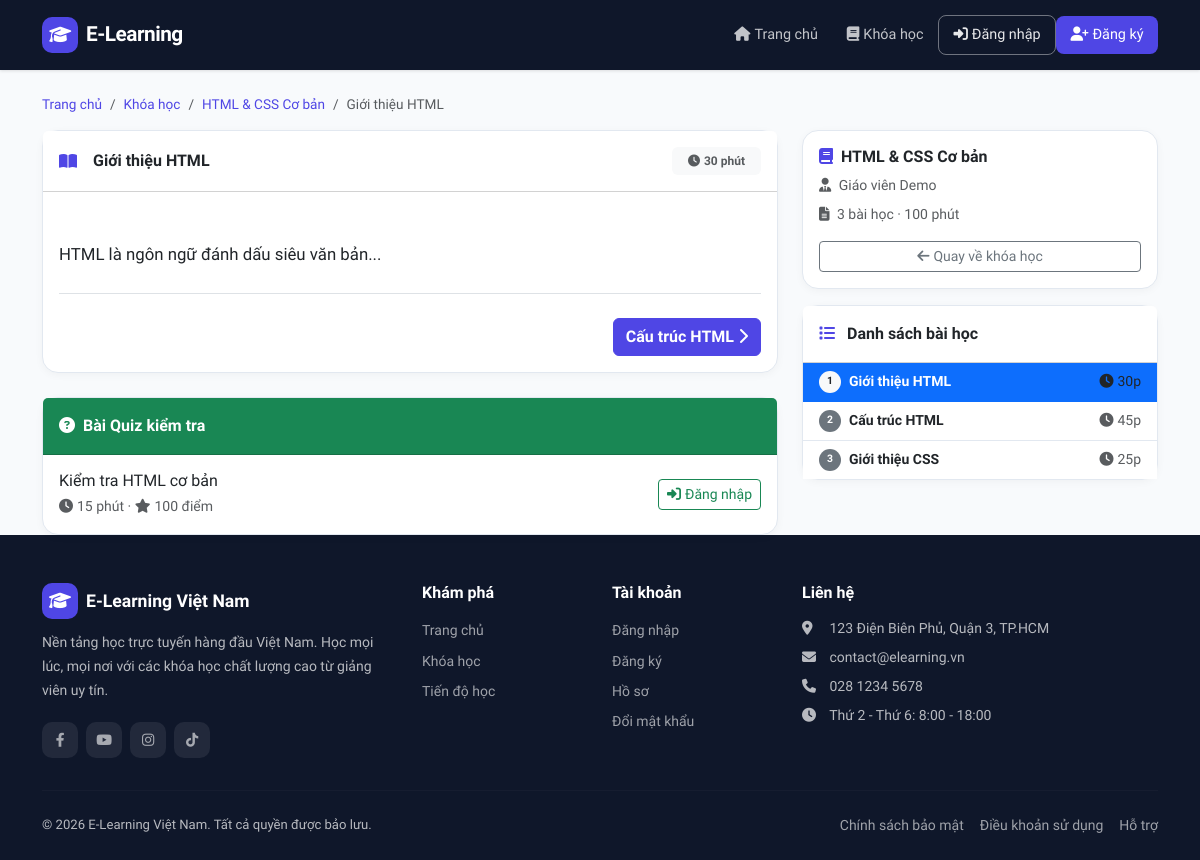
Screenshot of /views/bai-hoc/chi-tiet.php?id=1 with the database file from the repository.
### tables this page shows
CREATE TABLE IF NOT EXISTS khoa_hoc (
    id INT AUTO_INCREMENT PRIMARY KEY,
    ten_khoa_hoc VARCHAR(200) NOT NULL,
    mo_ta TEXT,
    hinh_anh VARCHAR(255),
    gia_tien DECIMAL(10,0) DEFAULT 0,
    id_nguoi_tao INT,
    id_danh_muc INT,
    trang_thai ENUM('ban_nhap', 'da_duyet', 'bi_an') DEFAULT 'ban_nhap',
    ngay_tao TIMESTAMP DEFAULT CURRENT_TIMESTAMP,
    FOREIGN KEY (id_nguoi_tao) REFERENCES nguoi_dung(id) ON DELETE SET NULL,
    FOREIGN KEY (id_danh_muc) REFERENCES danh_muc(id) ON DELETE SET NULL
);

CREATE TABLE IF NOT EXISTS bai_hoc (
    id INT AUTO_INCREMENT PRIMARY KEY,
    id_khoa_hoc INT NOT NULL,
    tieu_de VARCHAR(200) NOT NULL,
    noi_dung TEXT,
    video_url VARCHAR(255),
    thu_tu INT DEFAULT 0,
    thoi_luong_phut INT DEFAULT 0,
    ngay_tao TIMESTAMP DEFAULT CURRENT_TIMESTAMP,
    FOREIGN KEY (id_khoa_hoc) REFERENCES khoa_hoc(id) ON DELETE CASCADE
);

CREATE TABLE IF NOT EXISTS quiz (
    id INT AUTO_INCREMENT PRIMARY KEY,
    id_bai_hoc INT NOT NULL,
    tieu_de VARCHAR(200) NOT NULL,
    mo_ta TEXT,
    thoi_gian_phut INT DEFAULT 15,
    diem_toi_da INT DEFAULT 100,
    ngay_tao TIMESTAMP DEFAULT CURRENT_TIMESTAMP,
    FOREIGN KEY (id_bai_hoc) REFERENCES bai_hoc(id) ON DELETE CASCADE
);

CREATE TABLE IF NOT EXISTS nguoi_dung (
    id INT AUTO_INCREMENT PRIMARY KEY,
    ho_ten VARCHAR(100) NOT NULL,
    email VARCHAR(100) UNIQUE NOT NULL,
    mat_khau VARCHAR(255) NOT NULL,
    vai_tro ENUM('hoc_vien', 'giao_vien', 'quan_tri') DEFAULT 'hoc_vien',
    anh_dai_dien VARCHAR(255) DEFAULT NULL,
    ngay_tao TIMESTAMP DEFAULT CURRENT_TIMESTAMP,
    trang_thai ENUM('hoat_dong', 'khong_hoat_dong') DEFAULT 'hoat_dong'
);

### config/database.php (called while the page is built, shortened)
<?php
class Database {
    private static $instance = null;
    private $conn;
    private function __construct() {
        $this->conn = new mysqli(DB_HOST, DB_USER, DB_PASS, DB_NAME, DB_PORT);
        $this->conn->set_charset("utf8");
    }
    public static function getInstance() {
        if (!self::$instance) {
            self::$instance = new self();
        }
        return self::$instance;
    }
    public function getConnection() {
        return $this->conn;
    }
}
?>

### models/bai_hoc.php (called while the page is built, shortened)
<?php
require_once __DIR__ . '/../config/database.php';
class BaiHoc {
    private $db;
    public function __construct() {
        $this->db = Database::getInstance()->getConnection();
    }
    public function layTheoKhoaHoc($khoa_hoc_id) {
        $sql = "SELECT * FROM bai_hoc WHERE id_khoa_hoc = ? ORDER BY thu_tu ASC";
        $stmt = $this->db->prepare($sql);
        $stmt->bind_param("i", $khoa_hoc_id);
        $stmt->execute();
        return $stmt->get_result()->fetch_all(MYSQLI_ASSOC);
    }
    public function layTheoId($id) {
        $stmt = $this->db->prepare("SELECT bh.*, kh.ten_khoa_hoc FROM bai_hoc bh
                                    LEFT JOIN khoa_hoc kh ON bh.id_khoa_hoc = kh.id
                                    WHERE bh.id = ?");
        $stmt->bind_param("i", $id);
        $stmt->execute();
        return $stmt->get_result()->fetch_assoc();
    }
    public function tinhTongThoiLuong($khoa_hoc_id) {
        $stmt = $this->db->prepare("SELECT SUM(thoi_luong_phut) as tong FROM bai_hoc WHERE id_khoa_hoc = ?");
        $stmt->bind_param("i", $khoa_hoc_id);
        $stmt->execute();
        $result = $stmt->get_result()->fetch_assoc();
        return $result['tong'] ?? 0;
    }
}
?>

### models/khoa_hoc.php (called while the page is built, shortened)
<?php
require_once __DIR__ . '/../config/database.php';
class KhoaHoc {
    private $db;
    public function __construct() {
        $this->db = Database::getInstance()->getConnection();
    }
    public function layTheoId($id) {
        $sql = "SELECT kh.*, nd.ho_ten as ten_giao_vien, dm.ten_danh_muc
                FROM khoa_hoc kh
                LEFT JOIN nguoi_dung nd ON kh.id_nguoi_tao = nd.id
                LEFT JOIN danh_muc dm ON kh.id_danh_muc = dm.id
                WHERE kh.id = ?";
        $stmt = $this->db->prepare($sql);
        $stmt->bind_param("i", $id);
        $stmt->execute();
        return $stmt->get_result()->fetch_assoc();
    }
}
?>

### models/quiz.php (called while the page is built, shortened)
<?php
require_once __DIR__ . '/../config/database.php';
class Quiz {
    private $db;
    public function __construct() {
        $this->db = Database::getInstance()->getConnection();
    }
    public function layTheoBaiHoc($bai_hoc_id) {
        $sql = "SELECT * FROM quiz WHERE id_bai_hoc = ? ORDER BY ngay_tao DESC";
        $stmt = $this->db->prepare($sql);
        $stmt->bind_param("i", $bai_hoc_id);
        $stmt->execute();
        return $stmt->get_result()->fetch_all(MYSQLI_ASSOC);
    }
}
?>

### models/auth.php (called while the page is built, shortened)
<?php
require_once __DIR__ . '/../config/database.php';
class Auth {
    public function kiemTraDangNhap() {
        return isset($_SESSION['nguoi_dung']);
    }
    public function layThongTinNguoiDung() {
        return null;
    }
}
?>

### views/bai-hoc/chi-tiet.php (the view, shortened to what this page needs)
<?php
require_once __DIR__ . '/../../models/auth.php';
require_once __DIR__ . '/../../models/bai_hoc.php';
require_once __DIR__ . '/../../models/khoa_hoc.php';
$auth = new Auth();
$bai_hoc_model = new BaiHoc();
$khoa_hoc_model = new KhoaHoc();
$id = isset($_GET['id']) ? (int)$_GET['id'] : 0;
$bai_hoc = $bai_hoc_model->layTheoId($id);
$khoa_hoc = $khoa_hoc_model->layTheoId($bai_hoc['id_khoa_hoc']);
$bai_hoc_list = $bai_hoc_model->layTheoKhoaHoc($bai_hoc['id_khoa_hoc']);
$tong_thoi_luong = $bai_hoc_model->tinhTongThoiLuong($bai_hoc['id_khoa_hoc']);
$nguoi_dung = $auth->layThongTinNguoiDung();
$trang_thai_dk = $nguoi_dung
    ? $khoa_hoc_model->daDangKy($nguoi_dung['id'], $bai_hoc['id_khoa_hoc'])
    : null;
$da_xac_nhan = $trang_thai_dk === 'da_xac_nhan';
$tien_do_map = [];
$current_index = array_search($id, array_column($bai_hoc_list, 'id'));
$next_lesson = ($current_index < count($bai_hoc_list) - 1) ? $bai_hoc_list[$current_index + 1] : null;
include __DIR__ . '/../../views/layouts/header.php';
?>
<div class="container mt-4">
    <nav aria-label="breadcrumb" class="mb-3">
        <ol class="breadcrumb">
            <li class="breadcrumb-item"><a href="<?php echo SITE_URL; ?>/index.php">Trang chủ</a></li>
            <li class="breadcrumb-item"><a href="<?php echo VIEWS_URL; ?>/khoa-hoc/index.php">Khóa học</a></li>
            <li class="breadcrumb-item"><a href="<?php echo VIEWS_URL; ?>/khoa-hoc/chi-tiet.php?id=<?php echo $khoa_hoc['id']; ?>"><?php echo htmlspecialchars($khoa_hoc['ten_khoa_hoc']); ?></a></li>
            <li class="breadcrumb-item active"><?php echo htmlspecialchars($bai_hoc['tieu_de']); ?></li>
        </ol>
    </nav>
    <div class="row g-4">
        <div class="col-lg-8">
            <div class="card mb-4" style="border-radius:16px">
                <div class="card-header bg-white fw-bold py-3">
                    <div class="d-flex justify-content-between align-items-center flex-wrap gap-2">
                        <div class="d-flex align-items-center gap-2">
                            <i class="fas fa-book-open me-2" style="color:var(--primary)"></i>
                            <?php echo htmlspecialchars($bai_hoc['tieu_de']); ?>
                        </div>
                        <span class="badge bg-light text-muted py-2 px-3">
                            <i class="fas fa-clock me-1"></i><?php echo $bai_hoc['thoi_luong_phut']; ?> phút
                        </span>
                    </div>
                </div>
                <div class="card-body">
                    <div class="lesson-content" style="white-space:pre-line;font-size:1.05rem;line-height:1.8">
                        <?php echo nl2br(htmlspecialchars($bai_hoc['noi_dung'] ?? 'Chưa có nội dung bài học.')); ?>
                    </div>
                    <div class="d-flex justify-content-between mt-4 pt-4 border-top flex-wrap gap-2">
                        <?php if ($next_lesson): ?>
                            <a href="chi-tiet.php?id=<?php echo $next_lesson['id']; ?>" class="btn btn-primary">
                                <?php echo htmlspecialchars($next_lesson['tieu_de']); ?><i class="fas fa-chevron-right ms-1"></i>
                            </a>
                        <?php else: ?>
                            <a href="<?php echo VIEWS_URL; ?>/khoa-hoc/chi-tiet.php?id=<?php echo $khoa_hoc['id']; ?>" class="btn btn-success">
                                <i class="fas fa-check-circle me-1"></i>Hoàn thành khóa học
                            </a>
                        <?php endif; ?>
                    </div>
                </div>
            </div>
            <?php
            require_once __DIR__ . '/../../models/quiz.php';
            $quiz_model = new Quiz();
            $quiz_list = $quiz_model->layTheoBaiHoc($id);
            ?>
            <?php if (!empty($quiz_list)): ?>
                <div class="card" style="border-radius:16px">
                    <div class="card-header bg-success text-white fw-bold py-3">
                        <i class="fas fa-circle-question me-2"></i>Bài Quiz kiểm tra
                    </div>
                    <div class="card-body p-0">
                        <?php foreach ($quiz_list as $quiz): ?>
                            <div class="d-flex justify-content-between align-items-center p-3 <?php echo next($quiz_list) ? 'border-bottom' : ''; ?>">
                                <div>
                                    <h6 class="mb-1"><?php echo htmlspecialchars($quiz['tieu_de']); ?></h6>
                                    <small class="text-muted">
                                        <i class="fas fa-clock me-1"></i><?php echo $quiz['thoi_gian_phut']; ?> phút ·
                                        <i class="fas fa-star me-1"></i><?php echo $quiz['diem_toi_da']; ?> điểm
                                    </small>
                                </div>
                                <?php if ($da_xac_nhan): ?>
                                    <a href="<?php echo VIEWS_URL; ?>/quiz/lam-bai.php?id=<?php echo $quiz['id']; ?>"
                                       class="btn btn-success btn-sm">
                                        <i class="fas fa-play me-1"></i>Làm bài
                                    </a>
                                <?php elseif ($nguoi_dung): ?>
                                    <span class="badge bg-warning text-dark">
                                        <i class="fas fa-lock me-1"></i>Chưa được duyệt
                                    </span>
                                <?php else: ?>
                                    <a href="<?php echo VIEWS_URL; ?>/tai-khoan/dang-nhap.php"
                                       class="btn btn-outline-success btn-sm">
                                        <i class="fas fa-sign-in-alt me-1"></i>Đăng nhập
                                    </a>
                                <?php endif; ?>
                            </div>
                        <?php endforeach; ?>
                    </div>
                </div>
            <?php endif; ?>
        </div>
        <div class="col-lg-4">
            <div class="card mb-3" style="border-radius:16px">
                <div class="card-body">
                    <h6 class="fw-bold mb-2">
                        <i class="fas fa-book me-1" style="color:var(--primary)"></i>
                        <?php echo htmlspecialchars($khoa_hoc['ten_khoa_hoc']); ?>
                    </h6>
                    <div class="small text-muted mb-2">
                        <i class="fas fa-user-tie me-1"></i>
                        <?php echo htmlspecialchars($khoa_hoc['ten_giao_vien'] ?? 'N/A'); ?>
                    </div>
                    <div class="small text-muted mb-2">
                        <i class="fas fa-file-lines me-1"></i>
                        <?php echo count($bai_hoc_list); ?> bài học ·
                        <?php echo $tong_thoi_luong; ?> phút
                    </div>
                    <a href="<?php echo VIEWS_URL; ?>/khoa-hoc/chi-tiet.php?id=<?php echo $khoa_hoc['id']; ?>"
                       class="btn btn-outline-secondary btn-sm w-100 mt-2">
                        <i class="fas fa-arrow-left me-1"></i>Quay về khóa học
                    </a>
                </div>
            </div>
            <div class="card" style="border-radius:16px">
                <div class="card-header bg-white fw-bold py-3">
                    <i class="fas fa-list me-2" style="color:var(--primary)"></i>
                    Danh sách bài học
                </div>
                <div class="card-body p-0">
                    <div class="list-group list-group-flush">
                        <?php foreach ($bai_hoc_list as $i => $bh): ?>
                            <?php
                            $hien_tai = (int)$bh['id'] === (int)$id;
                            $da_hoan  = isset($tien_do_map[$bh['id']]) && $tien_do_map[$bh['id']];
                            ?>
                            <a href="chi-tiet.php?id=<?php echo $bh['id']; ?>"
                               class="list-group-item list-group-item-action <?php echo $hien_tai ? 'active' : ''; ?>">
                                <div class="d-flex justify-content-between align-items-center">
                                    <div class="d-flex align-items-center gap-2">
                                        <?php if ($da_hoan): ?>
                                            <span class="badge bg-success rounded-circle"
                                                  style="width:22px;height:22px;display:flex;align-items:center;justify-content:center;font-size:0.65rem">
                                                <i class="fas fa-check"></i>
                                            </span>
                                        <?php else: ?>
                                            <span class="badge <?php echo $hien_tai ? 'bg-light text-dark' : 'bg-secondary'; ?> rounded-circle"
                                                  style="width:22px;height:22px;display:flex;align-items:center;justify-content:center;font-size:0.65rem;font-weight:700">
                                                <?php echo $i + 1; ?>
                                            </span>
                                        <?php endif; ?>
                                        <span class="small fw-semibold"><?php echo htmlspecialchars($bh['tieu_de']); ?></span>
                                    </div>
                                    <small class="<?php echo $hien_tai ? 'text-dark' : 'text-muted'; ?>">
                                        <i class="fas fa-clock me-1"></i><?php echo $bh['thoi_luong_phut']; ?>p
                                    </small>
                                </div>
                            </a>
                        <?php endforeach; ?>
                    </div>
                </div>
            </div>
        </div>
    </div>
</div>
<?php include __DIR__ . '/../../views/layouts/footer.php'; ?>

### rows the page displays
khoa_hoc: ten_khoa_hoc "HTML & CSS Cơ bản", id_nguoi_tao.ho_ten "Giáo viên Demo"
bai_hoc: tieu_de "Giới thiệu HTML", thoi_luong_phut "30", noi_dung "HTML là ngôn ngữ đánh dấu siêu văn bản..."
quiz: tieu_de "Kiểm tra HTML cơ bản", thoi_gian_phut "15", diem_toi_da "100"
bai_hoc: tieu_de "Cấu trúc HTML", thoi_luong_phut "45"
bai_hoc: tieu_de "Giới thiệu CSS", thoi_luong_phut "25"

### other values shown
$next_lesson['tieu_de'] "Cấu trúc HTML"
count($bai_hoc_list) "3"
$tong_thoi_luong "100"
